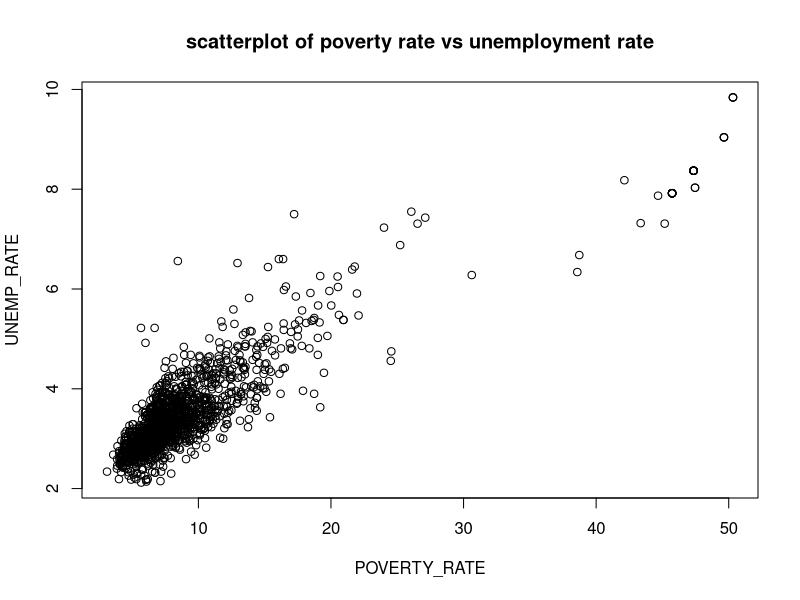
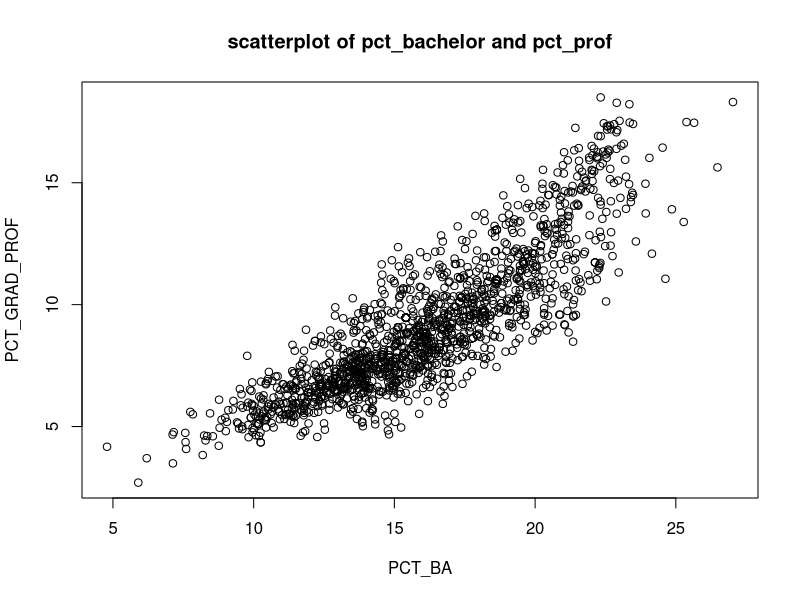
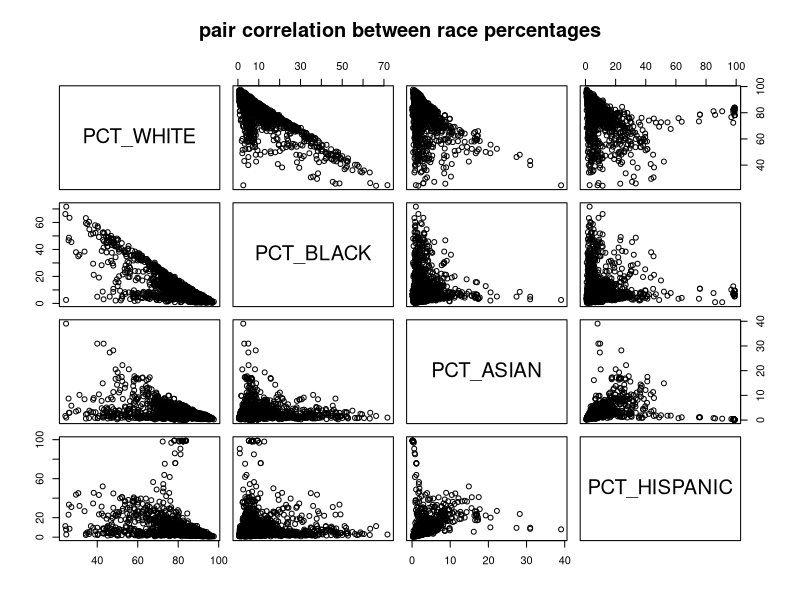
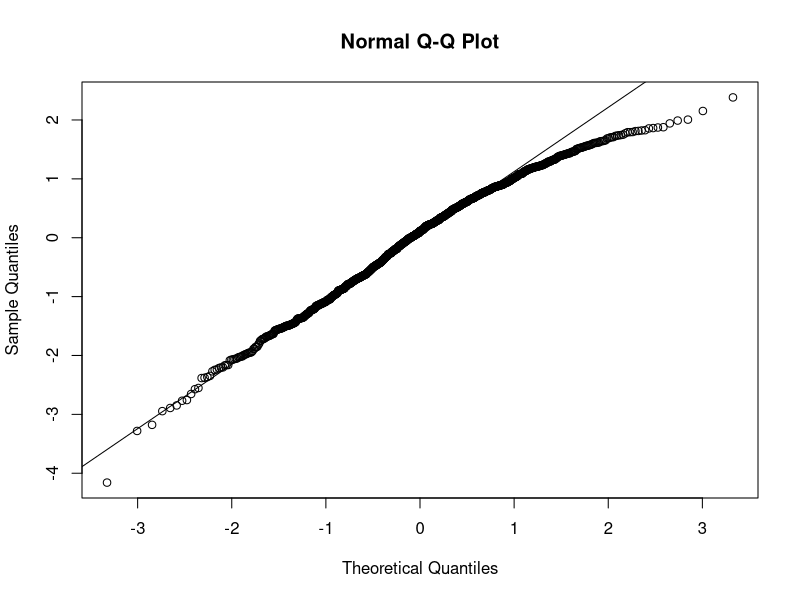
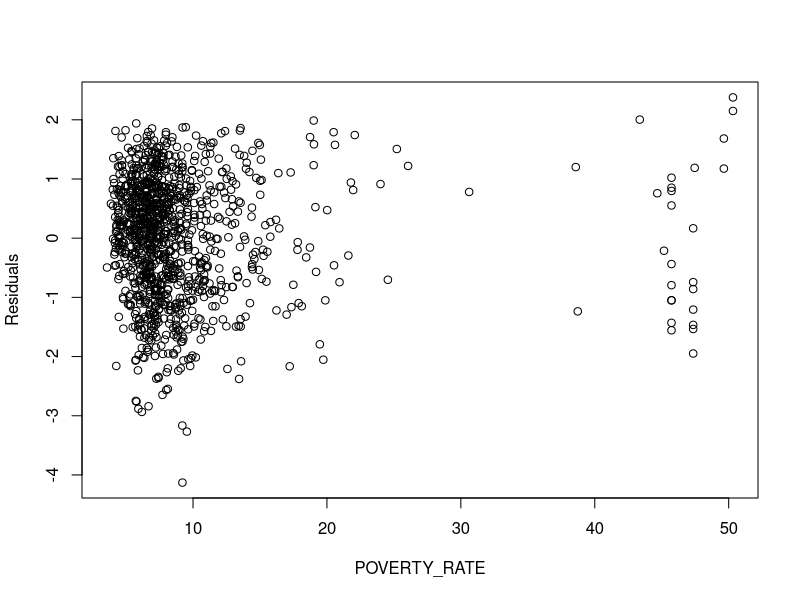

Reproduce these figures in R, in order.
## ---- chunk 1
knitr::opts_chunk$set(echo = FALSE)
## ---- chunk 2
adm<-read.csv('admission.csv',header = T)


set.seed(104)
head(adm)
## ---- chunk 3
plot(adm[30:31],main = 'scatterplot of poverty rate vs unemployment rate')
## ---- chunk 4
plot(adm[27:28],main = 'scatterplot of pct_bachelor and pct_prof')
## ---- chunk 5
plot(adm[23:26],main = 'pair correlation between race percentages')
## ---- chunk 6
cor(adm[23:31])
## ---- chunk 7
adm_sel<-adm[,-c(1:4,24,28,31)]
set.seed(2)
sample<-sample.int(n=1508,size=1131,replace=F)
train<-adm_sel[sample,]
test<-adm_sel[-sample,]
ncol(train)
## ---- chunk 8
model_full<-lm(ADM_RATE ~ .,data=train)
summary(model_full)
## ---- chunk 9
library(MASS)
stepAIC(lm(ADM_RATE ~ 1, data=train),
scope=list(upper=lm(ADM_RATE ~ ., data = train)),
direction = "forward", k=2)
stepAIC(lm(ADM_RATE ~ ., data=train),
scope=list(lower=lm(ADM_RATE ~ 1, data = train)),
direction = "backward", k=2)
stepAIC(lm(ADM_RATE ~ 1, data=train),
scope=list(upper=lm(ADM_RATE ~ ., data = train)),
direction = "forward", k=log(nrow(train)))
stepAIC(lm(ADM_RATE ~ ., data=train),
scope=list(lower=lm(ADM_RATE ~ 1, data = train)),
direction = "backward", k=log(nrow(train)))

## ---- chunk 10
stepAIC(lm(ADM_RATE ~ ., data=train), direction = "both", k=2)
stepAIC(lm(ADM_RATE ~ ., data=train), direction = "both", k=log(nrow(train)))
## ---- chunk 11
model1<-lm(formula = ADM_RATE ~ AVGFACSAL + CONTROL + POVERTY_RATE + HBCU + COSTT4_A + NUMBRANCH + FEMALE + PFTFAC + MD_FAMINC + HSI + PCT_BORN_US + REGION, data = train)

model2<-lm(formula = ADM_RATE ~ NUMBRANCH + CONTROL + REGION + TRIBAL +  HSI + COSTT4_A + AVGFACSAL + PFTFAC + PAR_ED_PCT_1STGEN + FEMALE + MD_FAMINC + PCT_WHITE + PCT_HISPANIC + PCT_BA, data = train) 

model3<-lm(formula = ADM_RATE ~ AVGFACSAL + CONTROL + POVERTY_RATE + HBCU + COSTT4_A + NUMBRANCH + FEMALE, data = train) 

model4<-lm(formula = ADM_RATE ~ NUMBRANCH + HSI + COSTT4_A + AVGFACSAL + PFTFAC + FEMALE + MD_FAMINC + PCT_WHITE + PCT_HISPANIC, data = train)

## ---- chunk 12
select_criteria = function(model, n)
{
SSres <- sum(model$residuals^2)
5
Rsq_adj <- summary(model)$adj.r.squared
p <- length(model$coefficients) - 1
AIC <- n*log(SSres/n) + 2*p
AICc <- AIC + (2*(p+2)*(p+3)/(n-p-1))
BIC <- n*log(SSres/n) + (p+2)*log(n)
res <- c(SSres, Rsq_adj, AIC, AICc, BIC,p)
names(res) <- c("SSres", "Rsq_adj", "AIC", "AIC_c", "BIC","p")
return(res)
}
n<-nrow(train)
results<-rbind(select_criteria(model1,n),select_criteria(model2,n),select_criteria(model3,n),select_criteria(model4,n))
results
## ---- chunk 13
#install.packages("Metrics")
## ---- chunk 14
library(Metrics)
genError <-function(prediction,actual)
    return(list(MAE = signif(mae(actual,prediction),4),RMSE = signif(rmse(actual,prediction),4)))


model1.pred<-predict(model1,test)
error = genError(model1.pred,test$ADM_RATE)
model1.results<-data.frame(MAE = error$MAE,RMSE = error$RMSE,model = "model1")
model1.results

model2.pred<-predict(model2,test)
error = genError(model2.pred,test$ADM_RATE)
model2.results<-data.frame(MAE = error$MAE,RMSE = error$RMSE,model = "model2")
model2.results


model3.pred<-predict(model3,test)
error = genError(model3.pred,test$ADM_RATE)
model3.results<-data.frame(MAE = error$MAE,RMSE = error$RMSE,model = "model3")
model3.results

model4.pred<-predict(model4,test)
error = genError(model4.pred,test$ADM_RATE)
model4.results<-data.frame(MAE = error$MAE,RMSE = error$RMSE,model = "model4")
model4.results

## ---- chunk 15
qqnorm(rstudent(model3))
qqline(rstudent(model3))
## ---- chunk 16
plot(rstandard(model3) ~ train$POVERTY_RATE,xlab="POVERTY_RATE",ylab="Residuals")
## ---- chunk 17
h <- hatvalues(model3)
threshold <- 2 * (length(model3$coefficients)/nrow(train))
w <- which(h > threshold)


## ---- chunk 18
train_new<-train[-w,]
## ---- chunk 19
model_up<-lm(formula = ADM_RATE ~ AVGFACSAL + CONTROL + POVERTY_RATE + HBCU + COSTT4_A + NUMBRANCH + FEMALE, data = train_new) 
summary(model_up)
## ---- chunk 20
model3_train<-predict(model3,train)
error_train = genError(model3_train,train$ADM_RATE)
model3_train_results<-data.frame(MAE = error_train$MAE,RMSE = error_train$RMSE,model = "model3")
model3_train_results
model3.results
## ---- chunk 21
summary(model3)
